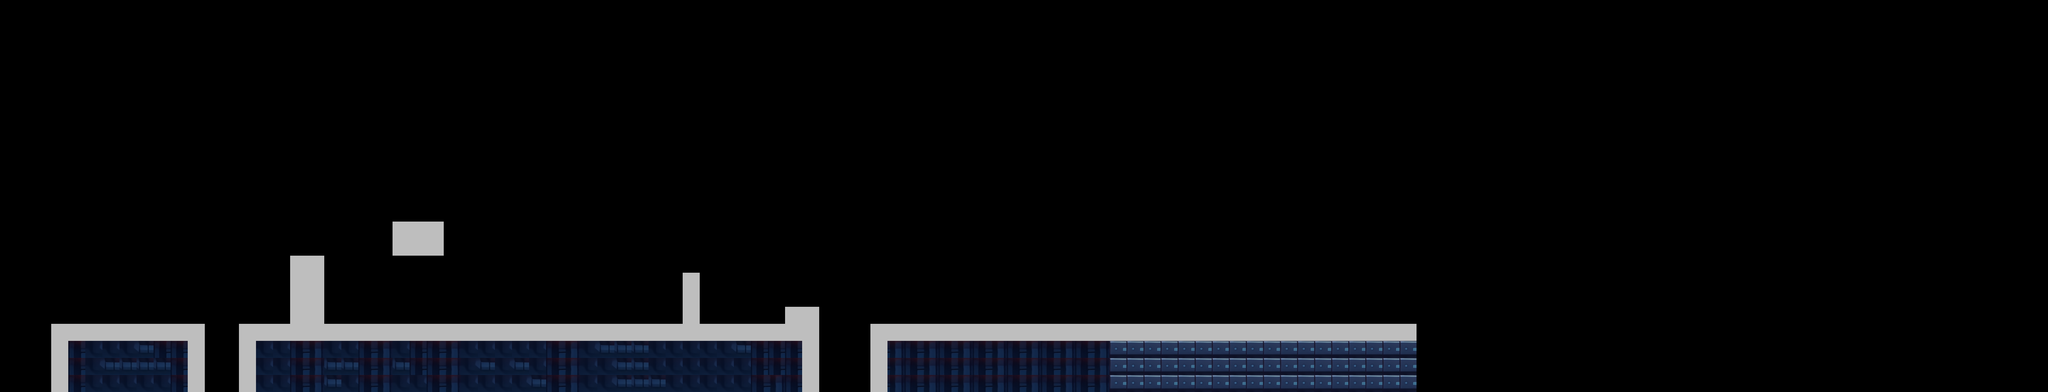

Rendered tile map (Tiled .tmx) drawn with the repository's tilesets; below, a short description and the map source with its tile grids summarised:
An orthogonal 120x23 tile map with 48x48 px tiles, 2 tile layers (Front, Blocks), 3 tilesets and 9 objects (camera_limit, t2, t1, warp2, warp1).

<map version="1.10" tiledversion="1.11.2" orientation="orthogonal" renderorder="right-down" width="120" height="23" tilewidth="48" tileheight="48" infinite="0" nextlayerid="4" nextobjectid="16">
 <properties>
  <property name="background_back" value="bg1_back" />
  <property name="background_front" value="" />
 </properties>
 <tileset firstgid="1" source="blocks.tsx" />
 <tileset firstgid="17" source="tileset1.tsx" />
 <tileset firstgid="1617" source="objects.tsx" />
 <objectgroup id="2" name="Objects">
  <object id="1" gid="1617" x="144" y="912" width="256" height="256" />
  <object id="7" name="camera_limit" x="96" y="624" width="144" height="144">
   <properties>
    <property name="bottom" value="t1" />
    <property name="top" value="t2" />
    <property name="type" value="camera_limit_trigger" />
   </properties>
  </object>
  <object id="8" name="t2" x="96" y="0" width="48" height="48">
   <properties>
    <property name="type" value="target" />
   </properties>
  </object>
  <object id="10" gid="1618" x="432" y="528" width="98" height="79" />
  <object id="11" gid="1618" x="624" y="528" width="98" height="79" />
  <object id="12" gid="1618" x="1776" y="576" width="98" height="79" />
  <object id="13" name="t1" x="96" y="1104" width="48" height="48">
   <properties>
    <property name="type" value="target" />
   </properties>
  </object>
  <object id="14" name="warp2" x="2544" y="432" height="480">
   <properties>
    <property name="fade" type="bool" value="true" />
    <property name="target" value="warp1" />
    <property name="type" value="scene_warp" />
   </properties>
  </object>
  <object id="15" name="warp1" x="384" y="432" height="480">
   <properties>
    <property name="fade" type="bool" value="true" />
    <property name="target" value="warp2" />
    <property name="type" value="scene_warp" />
   </properties>
  </object>
 </objectgroup>
 <layer id="3" name="Front" width="120" height="23">
  <data>[2760 cells, 319 non-empty, 11 distinct tile ids]</data>
 </layer>
 <layer id="1" name="Blocks" width="120" height="23">
  <properties>
   <property name="block" value="" />
  </properties>
  <data>[2760 cells, 109 non-empty, 1 distinct tile ids]</data>
 </layer>
</map>
